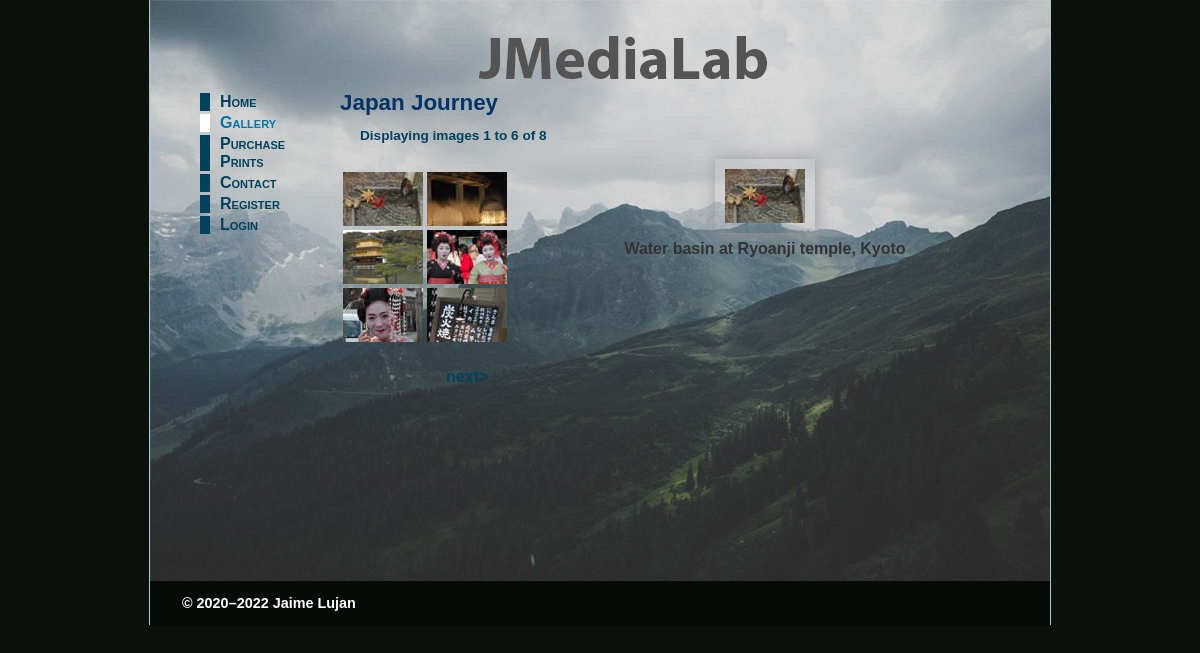
Page /JJ/gallery.php on the committed database.
### tables this page shows
CREATE TABLE IF NOT EXISTS JJ_images (
  image_id int(10) unsigned NOT NULL AUTO_INCREMENT,
  filename varchar(25) NOT NULL,
  caption varchar(120) NOT NULL,
  price decimal(6,2) NOT NULL,
  details text,
  PRIMARY KEY (image_id)
);

### JJ/gallery.php (the view, shortened to what this page needs)
<?php
	require './includes/header.php';
	require_once '../../mysqli_connect.php';
	$sql= 'Select filename, caption FROM JJ_images';
	$result= mysqli_query($dbc, $sql);
	if($result){
		$numImages = mysqli_num_rows($result);
	}
	else
		mysql_error($dbc);
	$imgPerPage = COLS * ROWS;
	if (empty($_GET['page'])){
		$page=1;
		$startNum=0;
		$imgCounter=1;
	}
	else{
		$page = filter_var($_GET['page'], FILTER_VALIDATE_INT);
		$startNum=($page-1) * $imgPerPage;
		$imgCounter=($page-1) * $imgPerPage+1;
	}
	if ($numImages < $page*$imgPerPage)
		$endNum=$numImages;
	else
		$endNum=$startNum + $imgPerPage;
	$sql= "SELECT filename, caption FROM JJ_images LIMIT $startNum, $imgPerPage";
	$result = mysqli_query($dbc, $sql);
	if ($result)
		$row=mysqli_fetch_assoc($result);
	else
		mysqli_error($dbc);
	if (isset($_GET['mainImage'])){
		$mainImage = filter_var($_GET['mainImage'], FILTER_SANITIZE_STRING);
	}
	else{
		$mainImage = $row['filename'];
	}
?>
	<main>
	    <h2>Japan Journey</h2>
		<p id="picCount">Displaying images <?php echo "$imgCounter to $endNum of $numImages";?></p>
        <section id="gallery">
            <table id="thumbs">
                <tr>
				<?php $pos=1;
				do { ?>
                    <td><a href="gallery.php?mainImage=<?= $row['filename']?>&amp;page=<?= $page; ?> "> <img src="images/thumbs/<?= $row['filename']; ?>" alt="<?= $row['caption']; ?>" width="80" height="54"></a></td>
                <?php
				if ($row['filename'] == $mainImage){
					$caption = $row['caption'];
				}
				if ($pos==COLS) {
					echo '</tr><tr>';
					$pos =1;
				}
				else{$pos++;}
				} while ($row=mysqli_fetch_assoc($result));
				while ($pos++ <= COLS){
					echo '<td>&nbsp;</td>';
				}
				?>
				</tr>
				<?php
				if($page>1){
					$page--;
					echo "<tr><td> <a href=\"gallery.php?page=$page\"> &lt;prev</a></td>";
					}
				else
				 echo "<tr><td></td>";
				if ($imgCounter < $numImages){
					$page++;
					echo "<td> <a href=\"gallery.php?page=$page\"> next&gt;</a></td></tr>";
				}
				else{
					echo "<td></td></tr>";
				}
				?>
            </table>
            <figure id="main_image">
                <img src="images/<?= $mainImage; ?>" alt="<?= $caption; ?>" >
                <figcaption><?= $caption; ?></figcaption>
            </figure>
        </section>
    </main>
<?php include './includes/footer.php'; ?>

### JJ/includes/header.php (shortened to what this page needs)
<!DOCTYPE HTML>
<html lang="en">
<head>
    <link href="styles/journey.css" rel="stylesheet" type="text/css">
</head>
<body>
<div id="wrapper">
    <?php require './includes/menu.php'; ?>

### JJ/includes/menu.php
<?php
$currentPage = basename($_SERVER['SCRIPT_FILENAME']); ?>
<ul id="nav">
       <li><a href="index.php" <?php if ($currentPage == 'index.php') {echo 'id="here"'; } ?>>Home</a></li>
       <li><a href="gallery.php" <?php if ($currentPage == 'gallery.php') {echo 'id="here"'; } ?>>Gallery</a></li>
	<li><a href="product_list.php" <?php if ($currentPage == 'product_list.php') {echo 'id="here"'; } ?>>Purchase Prints</a></li>
       <li><a href="contact_us.php" <?php if ($currentPage == 'contact_us.php') {echo 'id="here"'; } ?>>Contact</a></li>
	<?php if (isset($_SESSION['email']))  { ?>
	<li><a href="logged_out.php" <?php if ($currentPage == 'login.php') {echo 'id="here"'; } ?>>Log Out</a></li>
	<?php }
	else {?>
	<li><a href="create_acct.php" <?php if ($currentPage == 'create_acct.php') {echo 'id="here"'; } ?>>Register</a></li>
	<li><a href="login.php" <?php if ($currentPage == 'login.php') {echo 'id="here"'; } ?>>Login</a></li>
	<?php } ?>
</ul>

### JJ/includes/footer.php (shortened to what this page needs)
	<footer>
		<p>&copy;
		<?php
			$startYear = 2020;
			$thisYear = date('Y');
			if ($startYear == $thisYear) {
				echo $startYear;
			} else {
				echo "$startYear".'&ndash;'."$thisYear";
			}
		?>
		Jaime Lujan</p>
	</footer>
</div>
</body>
</html>

### JJ/styles/journey.css (style rules this page uses)
body { margin: 0; padding: 0; color: #333; font-family: "Trebuchet MS", Arial, Helvetica, sans-serif; overflow-y:scroll; background-color: rgb(11, 16, 11); }
h1, h2 { margin: 0 0 10px 0; font-family: Verdana, Arial, Helvetica, sans-serif; color: #036; }
h2 { font-size: 140%; }
p { margin: 0 auto 1em 0; padding: 0 20px; font-size: 85%; line-height: 1.4; }
#wrapper { padding:90px 0 45px; background: #fff url(../images/fuji.jpg) top left no-repeat; width:900px; margin:0 auto; position:relative; border-left: 1px solid #A4C8D8; border-right: 1px solid #A4C8D8; min-height:490px; }
#nav { position: absolute; left: 50px; }
ul#nav { list-style: none; margin: 0; padding: 0; }
#nav a { display: block; width: 105px; padding-left: 10px; margin: 3px 0; text-decoration: none; font-family: Geneva, Arial, Helvetica, sans-serif; font-variant: small-caps; font-weight: bold; }
#nav a:link, #nav a:visited { border-left: #00425E solid 10px; color: #00425E; }
a#here { border-left-color: #fff !important; background-color: transparent !important; color: #0074A5 !important; }
main { margin: 0 10% 0 190px; min-width: 525px; max-width: 640px; }
main a { font-weight: bold; text-decoration: none; padding: 2px 4px; }
main a:link, main a:visited { color: #00425E; border-bottom: #00425E dashed 1px; }
figure { float: right; margin: 0 20px 0 10px; }
figure img { padding: 10px; -webkit-box-shadow: 1px 1px 15px #999999; box-shadow: 1px 1px 15px #999999; }
figcaption { margin: 0; padding: 3px 10px; font-weight: bold; text-align: center; }
footer { clear: both; background-color: rgb(6, 11, 7); color: #FFF; padding:12px; width:876px; position:absolute; bottom:0; }
footer p { margin-bottom:0; font-size: 90%; font-weight:bold; }
#picCount { color:#00425E; font-weight:bold; }
#thumbs { float: left; margin-top: 10px; }
#thumbs td { text-align: center; }
#thumbs img { border: none; display:block; }
#thumbs a:link, #thumbs a:visited, #thumbs a:hover, #thumbs a:active { border: none; padding: 0; }
#main_image { float: right; text-align: center; width: 350px; }

### rows in the picture
jj_images: filename (picture), caption "Water basin at Ryoanji temple, Kyoto"
jj_images: filename (picture)
jj_images: filename (picture)
jj_images: filename (picture)
jj_images: filename (picture)
jj_images: filename (picture)

### other values in the picture
$imgCounter "1"
$endNum "6"
$numImages "8"
$startYear "2020"
